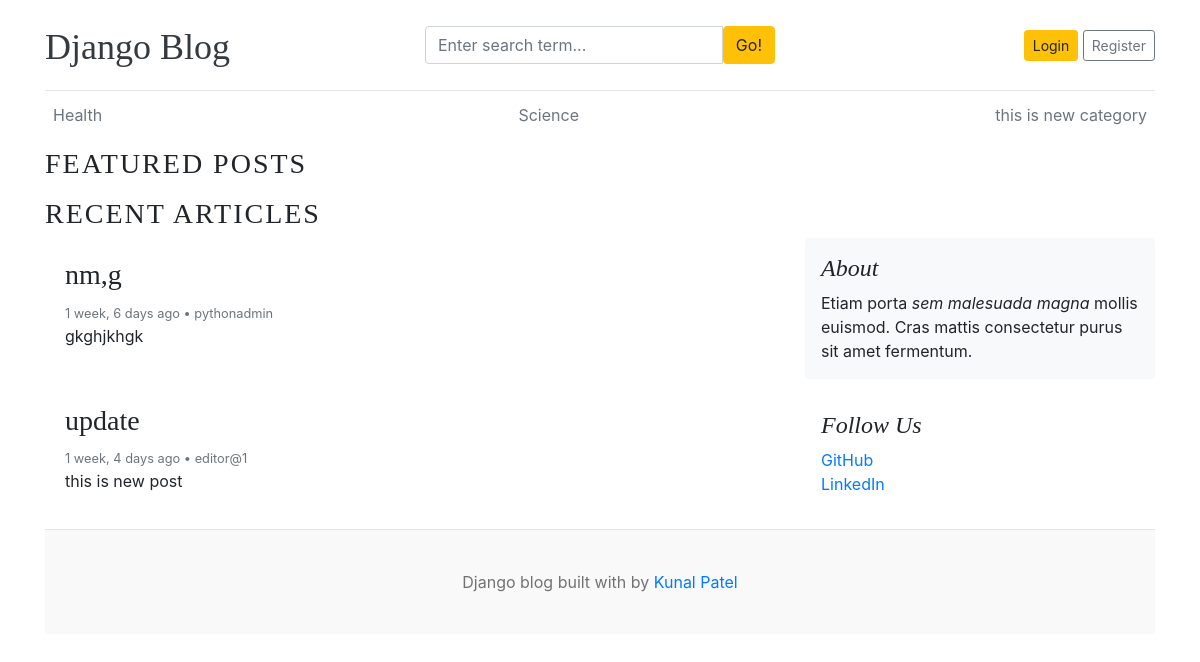
The app's page /category/5/, older data.
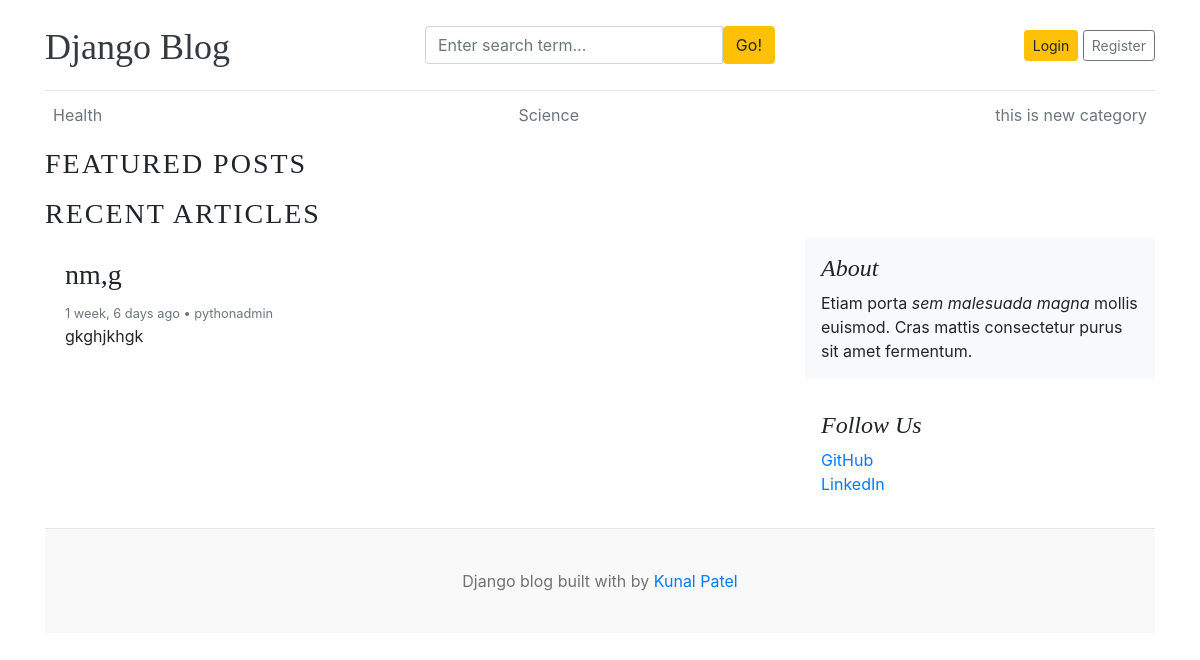
The same page, newer data.
### blogs/models.py (models this page shows, shortened)
class Category(models.Model):
    category_name = models.CharField(max_length=50, unique=True)
    created_at = models.DateTimeField(auto_now_add=True)
    updated_at = models.DateTimeField(auto_now=True)
    class Meta:
        verbose_name_plural = 'categories'

class Blog(models.Model):
    title = models.CharField(max_length=100)
    slug = models.SlugField(max_length=150, unique=True, blank=True)
    category = models.ForeignKey(Category, on_delete=models.CASCADE)
    author = models.ForeignKey(User, on_delete=models.CASCADE)
    featured_image = models.ImageField(upload_to='uploads/%Y/%m/%d')
    short_description = models.TextField(max_length=500)
    blog_body = models.TextField(max_length=2000)
    status = models.CharField(max_length=20, choices=STATUS_CHOICES, default="Draft")
    is_featured = models.BooleanField(default=False)
    created_at = models.DateTimeField(auto_now_add=True)
    updated_at = models.DateTimeField(auto_now=True)

### blogs/views.py (the view)
# urls.py: path('<int:category_id>/', views.posts_by_category, name='posts_by_category')
def posts_by_category(request, category_id):
    posts = Blog.objects.filter(status='Published', category=category_id)
    try:
        category = Category.objects.get(pk=category_id)
    except Category.DoesNotExist:
        return redirect('home')
    category = get_object_or_404(Category, pk=category_id)
    context = {
        'posts':posts,
        'category': category,
    }
    return render(request, 'posts_by_category.html', context)

### blogs/context_processors.py (called while the page is built)
def get_categories(request):
    categories = Category.objects.all()
    return dict(categories=categories)

def get_social_links(request):
    social_links  = SocialLink.objects.all()
    return dict(social_links=social_links)

### templates/posts_by_category.html (shortened to what this page needs)
{% extends 'base.html' %}
{% block content %}
  <h3 class="text-uppercase working" style="letter-spacing: 2px;">Featured Posts</h3>
  <h3 class="text-uppercase working" style="letter-spacing: 2px;">Recent Articles</h3>
  <main role="main" class="container p-0">
    <div class="row">
      <div class="col-md-8 blog-main">
        {% for post in posts %}
          <div class="card border-0 mb-3">
            <div class="card-body">
              <h3>{{ post.title }}</h3>
              <small class="mb-1 text-muted">{{ post.created_at|timesince }} ago • {{ post.author }}</small>
              <p class="card-text">{{ post.short_description }}</p>
            </div>
          </div>
        {% endfor %}
      </div>
      <aside class="col-md-4 blog-sidebar">
        <div class="p-3 mb-3 bg-light rounded">
          <h4 class="font-italic">About</h4>
          <p class="mb-0">Etiam porta <em>sem malesuada magna</em> mollis euismod. Cras mattis consectetur purus sit amet fermentum.</p>
        </div>
        <div class="p-3">
          <h4 class="font-italic">Follow Us</h4>
          <ol class="list-unstyled">
            <li><a href="#">GitHub</a></li>
            <li><a href="#">LinkedIn</a></li>
          </ol>
        </div>
      </aside>
    </div>
  </main>
{% endblock %}

### templates/base.html (shortened to what this page needs)
{% load static %}
<!DOCTYPE html>
<html lang="en">
<head>
    <link href="https://getbootstrap.com/docs/4.0/dist/css/bootstrap.min.css" rel="stylesheet">
    <link href="{% static 'css/blog.css' %}" rel="stylesheet">
    <link rel="stylesheet" href="https://cdnjs.cloudflare.com/ajax/libs/font-awesome/4.7.0/css/font-awesome.min.css">
</head>
<body>
    <div class="container">
      <header class="blog-header py-3">
        <div class="row flex-nowrap justify-content-between align-items-center">
          <div class="col-4 pt-1">
            <a class="blog-header-logo text-dark" href="/">Django Blog</a>
          </div>
          <div class="col-4">
            <form action="{% url 'search' %}" method="GET">
                <div class="input-group">
                    <input class="form-control" type="text"  name="keyword" placeholder="Enter search term..." aria-label="Enter search term..." aria-describedby="button-search" />
                    <button type="submit" class="btn btn-warning" id="button-search" type="button">Go!</button>
                  </div>
            </form>
          </div>
        <div class="col-4 d-flex justify-content-end align-items-center">
    {% if not user.is_authenticated %}
    <a class="btn btn-sm btn-warning" href="{% url 'login' %}">Login</a> &nbsp;
    <a class="btn btn-sm btn-outline-secondary" href="{% url 'register' %}">Register</a>
    {% else %}
    <span><a href="{% url 'dashboard' %}">Dashboard</a></span>
    &emsp;
    <span><a href="{% url 'logout' %}">Logout</a></span>
    {% endif %}
</div>
        </div>
      </header>
      <div class="nav-scroller py-1 mb-2">
        <nav class="nav d-flex justify-content-between">
          {% for cat in categories %}
          <a class="p-2 text-muted" href="{% url 'posts_by_category' cat.id %}">{{ cat.category_name }}</a>
          {% endfor %}
        </nav>
      </div>
      {% block content %}
      {% endblock %}
    <footer class="blog-footer">
      <p>Django blog built with by <a href="#">Kunal Patel</a></p>
    </footer>
    </body>
</html>

Row changes from the older to the newer data that the page shows:
removed Blog: title "update", created_at "1 week, 4 days", author "editor@1", short_description "this is new post"
